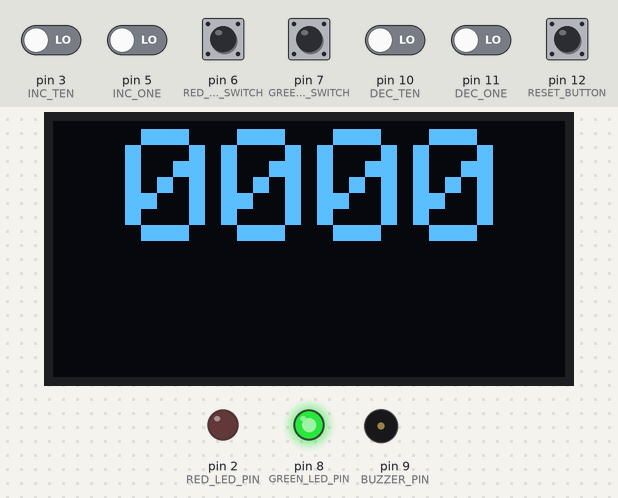
A sketch run on a simulated Arduino Uno, built with avr-gcc and run on an emulated ATmega328P. Parts: 128×64 one-colour display, output pins drawn as LEDs (lit = HIGH), buzzer (waves = sounding). The inputs (shaded band) are chosen by the test bench; at power-on: pin 3 (INC_TEN), pin 5 (INC_ONE), pin 6 (RED_LED_SWITCH), pin 7 (GREEN_LED_SWITCH), pin 10 (DEC_TEN), pin 11 (DEC_ONE), pin 12 (RESET_BUTTON) LOW.

Above: at 9.5 s.
9.6 s: pin 6 (RED_LED_SWITCH) pulled HIGH for 0.15 s
At 10.4 s:
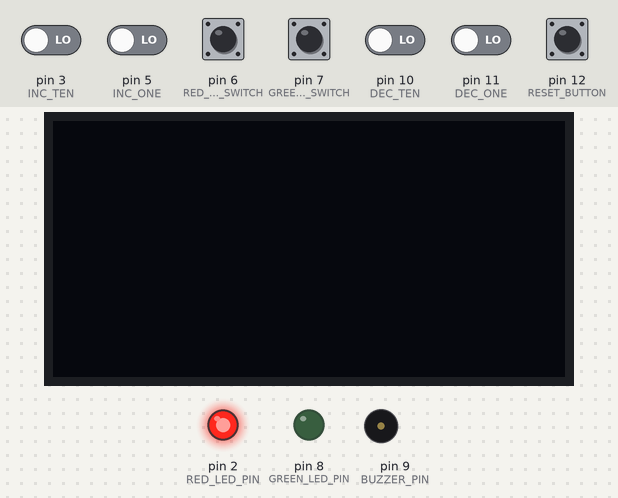
12.7 s: pin 12 (RESET_BUTTON) pulled HIGH for 0.15 s
At 13.6 s:
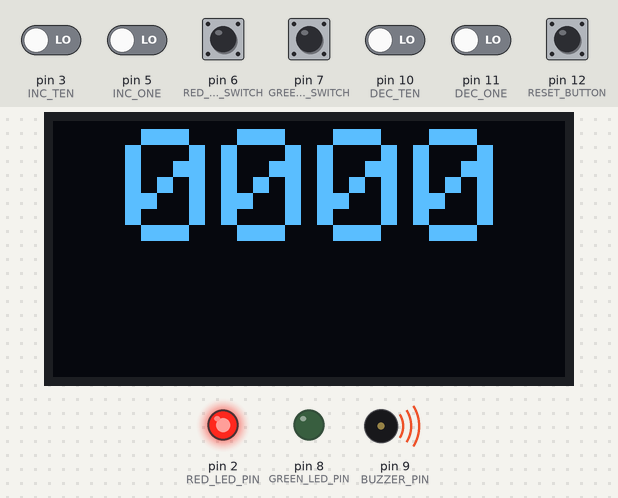
15.3 s: pin 12 (RESET_BUTTON) pulled HIGH for 1 s
At 16.3 s:
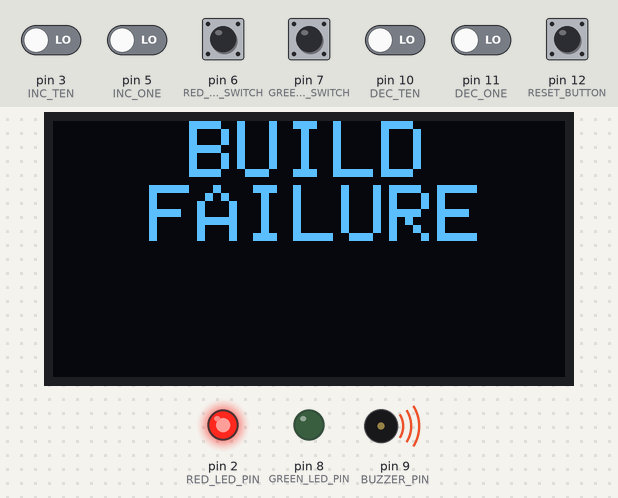
18.0 s: pin 3 (INC_TEN) driven HIGH
At 18.99 s:
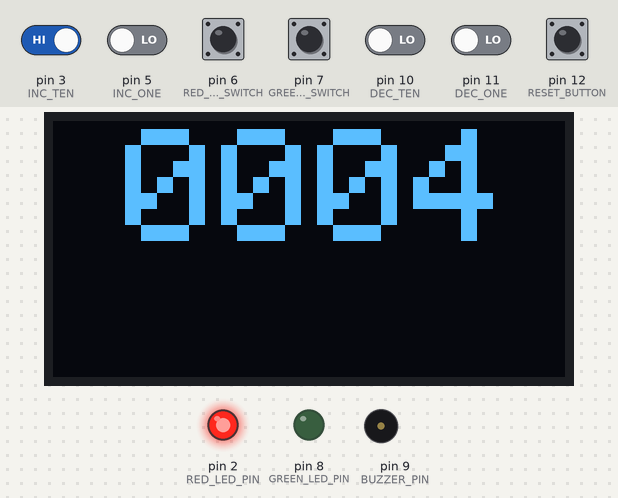
19.6 s: pin 7 (GREEN_LED_SWITCH) pulled HIGH for 1 s
At 19.93 s:
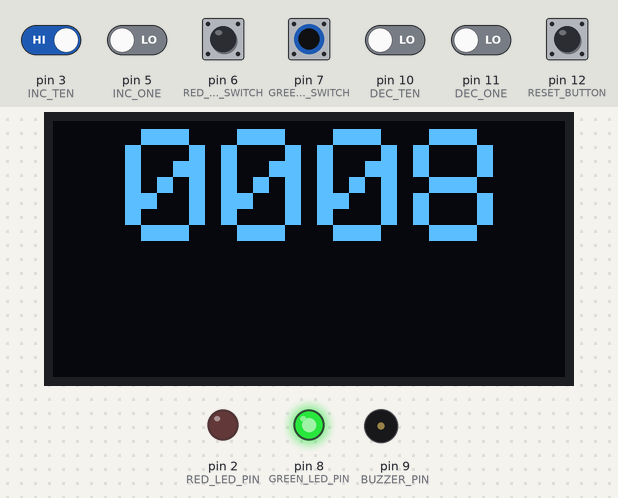
22.4 s: pin 6 (RED_LED_SWITCH) pulled HIGH for 1 s
At 22.73 s:
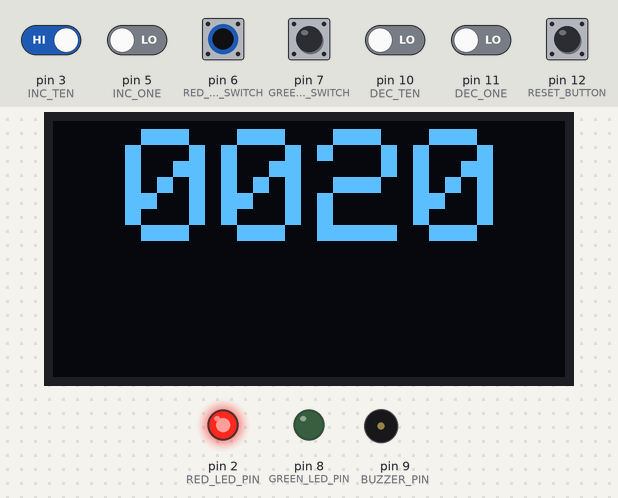
Timing chart, 0 to 25.4 s (numbered marks = the images above; inputs shaded):
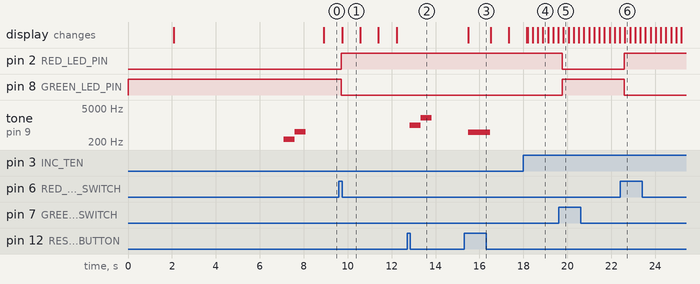

Measured:
- after the input at 9.6 s, pin 2 (RED_LED_PIN): LOW → HIGH after 0.12 s; pin 8 (GREEN_LED_PIN): HIGH → LOW after 0.12 s
- after the input at 12.7 s, tone on pin 9 (BUZZER_PIN): silent → 1000 Hz after 0.12 s, → 2000 Hz 0.50 s later, → silent 0.50 s later
- after the input at 15.3 s, tone on pin 9 (BUZZER_PIN): silent → 500 Hz after 0.18 s, → silent 1.0 s later; the display: changes after 0.18 s (image 3)
- after the input at 18.0 s, the display: first changes after 0.16 s (image 4 shows a later state)
- after the input at 19.6 s, pin 2 (RED_LED_PIN): HIGH → LOW after 0.18 s; pin 8 (GREEN_LED_PIN): LOW → HIGH after 0.18 s
- after the input at 22.4 s, pin 2 (RED_LED_PIN): LOW → HIGH after 0.18 s; pin 8 (GREEN_LED_PIN): HIGH → LOW after 0.18 s

The sketch:

servicenowElevatorCounter.ino
```cpp
#include <Arduino.h>

#include <SPI.h>
#include <Wire.h>
#include <Adafruit_GFX.h>
#include <Adafruit_SSD1306.h>

// pin definitions
#define OLED_RESET 4
#define RESET_BUTTON 12
#define INC_TEN 3
#define INC_ONE 5
#define BUZZER_PIN 9
#define DEC_TEN 10
#define DEC_ONE 11
#define GREEN_LED_PIN 8
#define RED_LED_PIN 2
#define RED_LED_SWITCH 6
#define GREEN_LED_SWITCH 7

// equivalent to one day in 1/5th seconds
#define ONE_DAY_FIFTH_SECONDS 431999 //(5fifthsec/sec)*(60sec/1 min)*(60mins/1hr)*(24hrs/1day)

Adafruit_SSD1306 display(OLED_RESET);

int dayCount = 0;
int displayTimeCount = 0;
long fifthSecIntervalCount = 0;

boolean oneDayIncrementPushed = false;
boolean tenDayIncrementPushed = false;
boolean oneDayDecrementPushed = false;
boolean tenDayDecrementPushed = false;
boolean mainButtonPushed = false;
boolean redLedButtonPushed = false;
boolean greenLedButtonPushed = false;
boolean isCounterSet = false;
boolean displayed = true;

const unsigned char logo [] PROGMEM = { //http://javl.github.io/image2cpp/ is super useful for creating these bitmaps
  0x00, 0x00, 0x00, 0x00, 0x00, 0x00, 0x00, 0x00, 0x00, 0x00, 0x00, 0x00, 0x00, 0x00, 0x00, 0x00,
  0x00, 0x00, 0x00, 0x00, 0x00, 0x00, 0x00, 0x00, 0x00, 0x00, 0x00, 0x00, 0x00, 0x00, 0x00, 0x00,
  0x00, 0x00, 0x00, 0x00, 0x00, 0x00, 0x00, 0x00, 0x00, 0x00, 0x00, 0x00, 0x00, 0x00, 0x00, 0x00,
  0x00, 0x00, 0x00, 0x00, 0x00, 0x00, 0x00, 0x00, 0x00, 0x00, 0x00, 0x00, 0x00, 0x00, 0x00, 0x00,
  0x00, 0x00, 0x00, 0x00, 0x00, 0x00, 0x00, 0x00, 0x00, 0x00, 0x00, 0x00, 0x00, 0x00, 0x00, 0x00,
  0x00, 0x00, 0x00, 0x00, 0x00, 0x00, 0x00, 0x00, 0x00, 0x00, 0x00, 0x00, 0x00, 0x00, 0x00, 0x00,
  0x00, 0x00, 0x00, 0x00, 0x00, 0x00, 0x00, 0x00, 0x00, 0x00, 0x00, 0x00, 0x00, 0x00, 0x00, 0x00,
  0x00, 0x00, 0x00, 0x00, 0x00, 0x00, 0x00, 0x00, 0x00, 0x00, 0x00, 0x00, 0x00, 0x00, 0x00, 0x00,
  0x00, 0x00, 0x00, 0x00, 0x00, 0x00, 0x00, 0x00, 0x00, 0x00, 0x00, 0x00, 0x00, 0x00, 0x00, 0x00,
  0x00, 0x00, 0x00, 0x00, 0x00, 0x00, 0x00, 0x00, 0x00, 0x00, 0x00, 0x00, 0x00, 0x00, 0x00, 0x00,
  0x00, 0x00, 0x00, 0x00, 0x00, 0x00, 0x00, 0x00, 0x00, 0x00, 0x00, 0x00, 0x00, 0x00, 0x00, 0x00,
  0x03, 0xc0, 0x3e, 0x08, 0xec, 0x01, 0x20, 0x7c, 0x01, 0xe0, 0x47, 0x80, 0x18, 0x0c, 0x00, 0x18,
  0x0f, 0xf0, 0xf7, 0x8f, 0xee, 0x03, 0x61, 0xff, 0x0f, 0xf8, 0xff, 0xe0, 0x1c, 0x0e, 0x00, 0x38,
  0x18, 0x19, 0x80, 0xce, 0x06, 0x06, 0x63, 0x01, 0x98, 0x0c, 0xf0, 0xf3, 0x9d, 0xce, 0x1c, 0x38,
  0x18, 0x03, 0x00, 0xcc, 0x03, 0x06, 0x66, 0x00, 0x30, 0x0c, 0xe0, 0x73, 0x9c, 0xee, 0x3e, 0x30,
  0x0f, 0x83, 0xff, 0xec, 0x03, 0x0c, 0x66, 0x00, 0x3f, 0xfe, 0xe0, 0x73, 0x1c, 0xe7, 0x36, 0x70,
  0x01, 0xf3, 0x00, 0x0c, 0x01, 0x8c, 0x66, 0x00, 0x30, 0x00, 0xe0, 0x73, 0x1c, 0xe7, 0x76, 0x70,
  0x00, 0x1b, 0x00, 0x0c, 0x01, 0x98, 0x66, 0x00, 0x30, 0x00, 0xe0, 0x73, 0x80, 0xe3, 0x63, 0x60,
  0x10, 0x19, 0x80, 0xcc, 0x00, 0xd8, 0x67, 0x01, 0x98, 0x04, 0xe0, 0x73, 0xc1, 0xc3, 0xe3, 0xe0,
  0x1c, 0x38, 0xf3, 0xcc, 0x00, 0xf0, 0x61, 0xc7, 0x0e, 0x3c, 0xe0, 0x71, 0xff, 0x83, 0xc3, 0xc0,
  0x07, 0xe0, 0x3e, 0x0c, 0x00, 0x70, 0x20, 0x7c, 0x03, 0xf0, 0xe0, 0x70, 0x7e, 0x01, 0xc1, 0xc0,
  0x00, 0x00, 0x00, 0x00, 0x00, 0x00, 0x00, 0x00, 0x00, 0x00, 0x00, 0x00, 0x00, 0x00, 0x00, 0x00,
  0x00, 0x00, 0x00, 0x00, 0x00, 0x00, 0x00, 0x00, 0x00, 0x00, 0x00, 0x00, 0x00, 0x00, 0x00, 0x00,
  0x00, 0x00, 0x00, 0x00, 0x00, 0x00, 0x00, 0x00, 0x00, 0x00, 0x00, 0x00, 0x00, 0x00, 0x00, 0x00,
  0x00, 0x00, 0x00, 0x00, 0x00, 0x00, 0x00, 0x00, 0x00, 0x00, 0x00, 0x00, 0x00, 0x00, 0x00, 0x00,
  0x00, 0x00, 0x00, 0x00, 0x00, 0x00, 0x00, 0x00, 0x00, 0x00, 0x00, 0x00, 0x00, 0x00, 0x00, 0x00,
  0x00, 0x00, 0x00, 0x00, 0x00, 0x00, 0x00, 0x00, 0x00, 0x00, 0x00, 0x00, 0x00, 0x00, 0x00, 0x00,
  0x00, 0x00, 0x00, 0x00, 0x00, 0x00, 0x00, 0x00, 0x00, 0x00, 0x00, 0x00, 0x00, 0x00, 0x00, 0x00,
  0x00, 0x00, 0x00, 0x00, 0x00, 0x00, 0x00, 0x00, 0x00, 0x00, 0x00, 0x00, 0x00, 0x00, 0x00, 0x00,
  0x00, 0x00, 0x00, 0x00, 0x00, 0x00, 0x00, 0x00, 0x00, 0x00, 0x00, 0x00, 0x00, 0x00, 0x00, 0x00,
  0x00, 0x00, 0x00, 0x00, 0x00, 0x00, 0x00, 0x00, 0x00, 0x00, 0x00, 0x00, 0x00, 0x00, 0x00, 0x00,
  0x00, 0x00, 0x00, 0x00, 0x00, 0x00, 0x00, 0x00, 0x00, 0x00, 0x00, 0x00, 0x00, 0x00, 0x00, 0x00
};


void setup() {
  initiatePins();
  displayWelcome();
  displayLogo();
  soundWelcome();
  setupFunction();
}

void loop() {
  delay(200);
  checkButtonPush();
  fifthSecIntervalCount++;
  if(fifthSecIntervalCount >= ONE_DAY_FIFTH_SECONDS)
    displayDate(true);

  if(!isCounterSet)
    setupFunction();
}

void checkButtonPush() {
  setBuildLed();

  if (digitalRead(RESET_BUTTON) && isCounterSet) {
    fifthSecIntervalCount = 0;
    dayCount = 0;
    isCounterSet = false;
    displayTextLineAndDelay("  BUILD    FAILURE", 0, 2);
    buildFailureTone();
  }
}

void setupFunction() {
  if (digitalRead(RESET_BUTTON)) {
    isCounterSet = true;
    indicateSetupCompleteWithTone();
    displayDate(false);
  }
  else if (digitalRead(INC_TEN))
    incrementOrDecrementDayCount(1);
  else if (digitalRead(INC_ONE))
    incrementOrDecrementDayCount(10);
  else if (digitalRead(DEC_TEN))
    incrementOrDecrementDayCount(-1);
  else if (digitalRead(DEC_ONE))
    incrementOrDecrementDayCount(-10);

  if(displayTimeCount >= 4) {
    alternateDisplaying(displayed);
    displayed = !displayed;
    displayTimeCount = 0;
  }

  displayTimeCount++;
}

void incrementOrDecrementDayCount(int countToChange) {
  if((dayCount + countToChange) < 0) {
    dayCount = 0;
    return;
  }
  else if((dayCount + countToChange) >= 9999) {
    dayCount = 9999;
    return;
  }

  dayCount += countToChange;
  displayDate(false);
}

void initiatePins() {
  pinMode(BUZZER_PIN, OUTPUT);//buzzer
  pinMode(RESET_BUTTON, INPUT); //large reset button
  pinMode(INC_TEN, INPUT); //increment +1 button
  pinMode(INC_ONE, INPUT); //increment +10 button
  pinMode(DEC_TEN, INPUT); //decrement -1 button
  pinMode(DEC_ONE, INPUT); //decrement -10 button
  pinMode(RED_LED_SWITCH, INPUT); //red led button
  pinMode(GREEN_LED_SWITCH, INPUT); //green led button
  pinMode(RED_LED_PIN, OUTPUT); //red led power pin
  pinMode(GREEN_LED_PIN, OUTPUT); //green led power pin
  digitalWrite(RED_LED_PIN, LOW); //set red LED off
  digitalWrite(GREEN_LED_PIN, HIGH); //set green LED on
}

void indicateSetupCompleteWithTone() {
  tone(BUZZER_PIN, 1000);
  delay(500);
  tone(BUZZER_PIN, 2000);
  delay(500);
  noTone(BUZZER_PIN);
}

void buildFailureTone() {
  tone(BUZZER_PIN, 500);
  delay(1000);
  noTone(BUZZER_PIN);
}

void soundWelcome() {
  tone(BUZZER_PIN, 262);
  delay(500);
  tone(BUZZER_PIN, 524);
  delay(500);
  noTone(BUZZER_PIN);
}

void displayWelcome() {
  display.begin(SSD1306_SWITCHCAPVCC, 0x3C);
  display.setTextSize(2);
  display.setTextColor(WHITE);
  display.setCursor(10,0);
  display.clearDisplay();
  display.println("Welcome!");
  display.display();
  delay(2000);
}

void displayDate(boolean increment) {
  if (increment)
    dayCount++;

  display.clearDisplay();
  display.setTextSize(4);
  display.setCursor(18,2);

  if (dayCount > 9999){
    displayTextLineAndDelay("ROLLOVER: DAY LIMIT REACHED", 2000, 1);
    displayTextLineAndDelay("Either you were asking for this", 2000, 1);
    displayTextLineAndDelay("Or it's been 27 years", 2000, 1);
    displayTextLineAndDelay("The latter of which", 2000, 1);
    displayTextLineAndDelay("would just be impressive", 2000, 1);
    displayTextLineAndDelay("resetting to zero", 2000, 1);
    dayCount = 0;
  }
  else if (dayCount > 999)
    display.print(String(dayCount));
  else if (dayCount > 99)
     display.print("0" + String(dayCount));
  else if (dayCount > 9)
     display.print("00" + String(dayCount));
  else
     display.print("000" + String(dayCount));

  display.display();
  fifthSecIntervalCount = 0;
}

void displayTextLineAndDelay(String textLine, int delayTime, int displaySize) {
  display.clearDisplay();
  display.setTextSize(displaySize);
  display.setCursor(10,0);
  display.print(textLine);
  display.display();
  delay(delayTime);
}

void displayLogo() {
  display.clearDisplay();
  display.setCursor(0, 0);
  display.drawBitmap(0, 0, logo, 128, 32, 1);
  display.display();
  delay(5000);
}

void alternateDisplaying(boolean state) {
  if (!state){
    display.clearDisplay();
    display.display();
    return;
  }

  displayDate(false);
}

void setBuildLed() {
  bool setRedLED = digitalRead(RED_LED_SWITCH);
  bool setGreenLED = digitalRead(GREEN_LED_SWITCH);

  if (setRedLED && !setGreenLED) {
    digitalWrite(RED_LED_PIN, HIGH);
    digitalWrite(GREEN_LED_PIN, LOW);
  }
  else if (setGreenLED && !setRedLED) {
    digitalWrite(GREEN_LED_PIN, HIGH);
    digitalWrite(RED_LED_PIN, LOW);
  }
}
```
